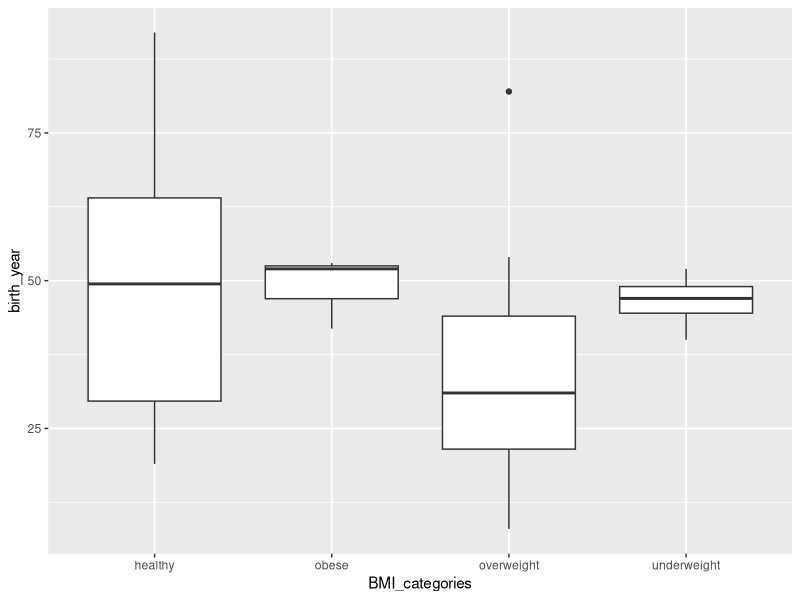
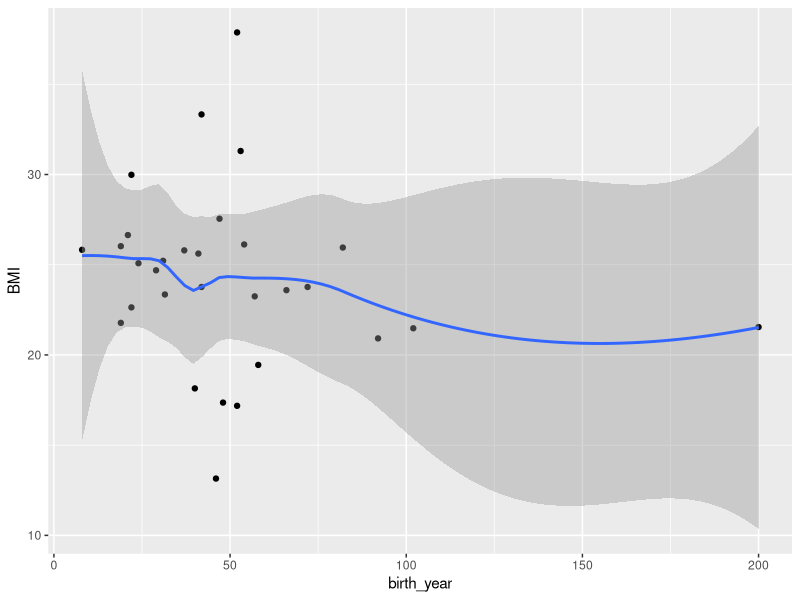
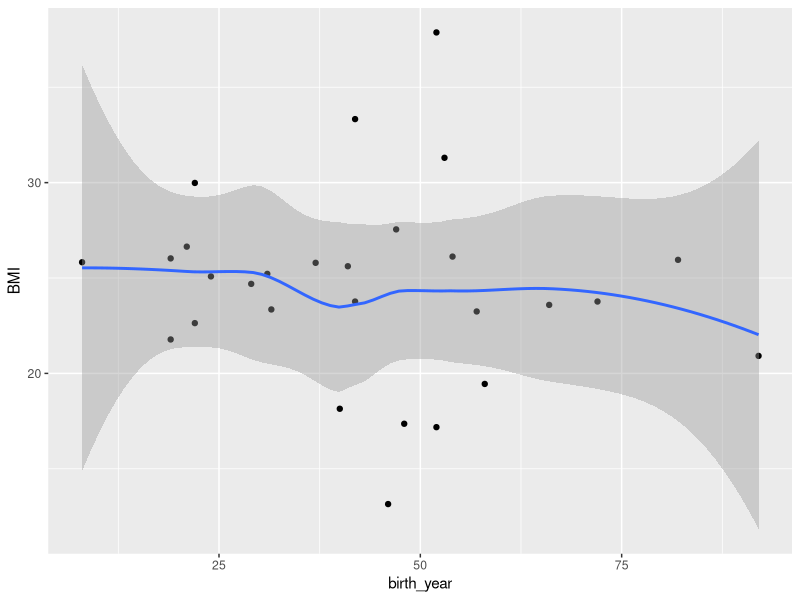

Here is the R script that generated these plots, in order:
## ---- chunk 1
library(tidyverse)
library(knitr)
## ---- chunk 2
#Answer 1
characterNames<-starwars %>%
  group_by(name, starships) %>%
  filter(starships !="character(0)") %>%
  summarize(strchpcount=lengths(starships))
characterNames<-arrange(characterNames, desc(strchpcount))
kable(select(characterNames, name, starships, strchpcount))
## ---- chunk 3
rankColor<-starwars %>%
  group_by(eye_color) %>%
  summarize(count=n())
kable(arrange(rankColor,desc(count)))

## ---- chunk 4
notNA_age<-starwars %>%
  filter(!is.na(birth_year))
average_age<-notNA_age %>%
  group_by(species) %>%
  summarize(
    mean_birth=mean(birth_year))
age<-arrange(average_age,desc(mean_birth))
kable(head(age,3))
## ---- chunk 5
myCharacter<-rbind(starwars,c(name="Taha Yilmaz",height=178,mass=95.0,hair_color="black",
                              skin_color="white",eye_color="blue",birth_year=22.0,sex="male",
                              gender="masculine",homeworld="Tatooine",
                              species="Human", films="Return of the Jedi",
                              vehicles="character(0)", starships="character(1)"))
myCharacter$height<-as.integer(myCharacter$height)
myCharacter$mass<-as.double(myCharacter$mass)
myCharacter$birth_year<-as.double(myCharacter$birth_year)
kable(tail(myCharacter, 1))
## ---- chunk 6
myCharacter<-myCharacter %>%
  mutate(name,BMI=mass/((height/100)^2))

myCharacter<-myCharacter %>%
  mutate(name,BMI_categories = if_else(BMI>30, "obese",if_else(BMI>25,"overweight",if_else(BMI>18.5,"healthy","underweight"))))
kable(head(myCharacter, 2))
## ---- chunk 7
myCharacter<-na.omit(myCharacter)
ggplot(data=myCharacter, mapping = aes(y=birth_year, x=BMI_categories)) +
  geom_boxplot(data=filter(myCharacter, birth_year<100.0))
## ---- chunk 8
ggplot(data=myCharacter, mapping=aes(x=birth_year,y=BMI))+
  geom_point()+
  geom_smooth()
## ---- chunk 9
ggplot(data=filter(myCharacter,birth_year<100 & BMI<100),
       mapping=aes(x=birth_year,y=BMI))+
  geom_point()+
  geom_smooth()
